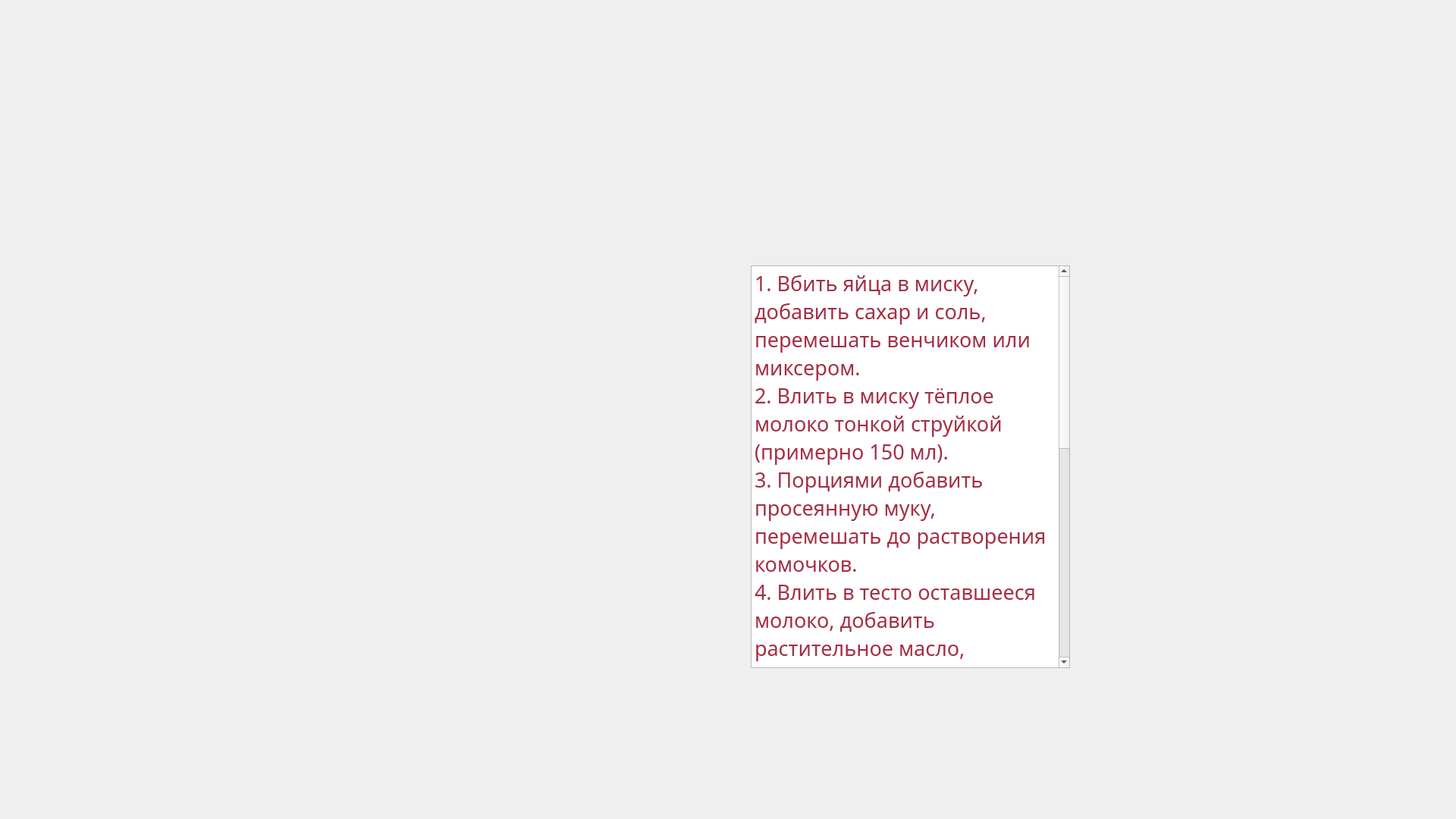
<?xml version="1.0" encoding="UTF-8"?>
<ui version="4.0">
 <class>Form</class>
 <widget class="QWidget" name="Form">
  <property name="geometry">
   <rect>
    <x>0</x>
    <y>0</y>
    <width>1920</width>
    <height>1080</height>
   </rect>
  </property>
  <property name="minimumSize">
   <size>
    <width>1920</width>
    <height>1080</height>
   </size>
  </property>
  <property name="maximumSize">
   <size>
    <width>1920</width>
    <height>1080</height>
   </size>
  </property>
  <property name="font">
   <font>
    <family>Epilepsy Sans</family>
   </font>
  </property>
  <property name="windowTitle">
   <string>Рецепт</string>
  </property>
  <widget class="QPushButton" name="exit_button">
   <property name="geometry">
    <rect>
     <x>1372</x>
     <y>140</y>
     <width>61</width>
     <height>51</height>
    </rect>
   </property>
   <property name="text">
    <string/>
   </property>
   <property name="flat">
    <bool>true</bool>
   </property>
  </widget>
  <widget class="QPlainTextEdit" name="plainTextEdit">
   <property name="geometry">
    <rect>
     <x>990</x>
     <y>350</y>
     <width>421</width>
     <height>531</height>
    </rect>
   </property>
   <property name="palette">
    <palette>
     <active>
      <colorrole role="Text">
       <brush brushstyle="SolidPattern">
        <color alpha="255">
         <red>165</red>
         <green>46</green>
         <blue>67</blue>
        </color>
       </brush>
      </colorrole>
     </active>
     <inactive>
      <colorrole role="Text">
       <brush brushstyle="SolidPattern">
        <color alpha="255">
         <red>165</red>
         <green>46</green>
         <blue>67</blue>
        </color>
       </brush>
      </colorrole>
     </inactive>
     <disabled>
      <colorrole role="Text">
       <brush brushstyle="SolidPattern">
        <color alpha="255">
         <red>120</red>
         <green>120</green>
         <blue>120</blue>
        </color>
       </brush>
      </colorrole>
     </disabled>
    </palette>
   </property>
   <property name="font">
    <font>
     <pointsize>20</pointsize>
    </font>
   </property>
   <property name="tabChangesFocus">
    <bool>false</bool>
   </property>
   <property name="readOnly">
    <bool>true</bool>
   </property>
   <property name="plainText">
    <string>1. Вбить яйца в миску, добавить сахар и соль, перемешать венчиком или миксером. 
2. Влить в миску тёплое молоко тонкой струйкой (примерно 150 мл).
3. Порциями добавить просеянную муку, перемешать до растворения комочков.
4. Влить в тесто оставшееся молоко, добавить растительное масло, перемешать.  
5. Оставить тесто на 10 минут при комнатной температуре.  
6. Сковороду разогреть, смазать маслом, налить половником тесто в центр и быстрыми движениями распределить по кругу. Жарить блин с одной стороны, пока края не подрумянятся.  
7. Перевернуть блин лопаткой и выпекать с обратной стороны до румяности.  
8. Готовые блины собирать в стопку</string>
   </property>
   <property name="centerOnScroll">
    <bool>false</bool>
   </property>
  </widget>
  <widget class="QLabel" name="label">
   <property name="geometry">
    <rect>
     <x>-6</x>
     <y>0</y>
     <width>1931</width>
     <height>1081</height>
    </rect>
   </property>
   <property name="text">
    <string/>
   </property>
   <property name="pixmap">
    <pixmap>pancakes with milk.png</pixmap>
   </property>
   <property name="scaledContents">
    <bool>true</bool>
   </property>
  </widget>
  <zorder>label</zorder>
  <zorder>exit_button</zorder>
  <zorder>plainTextEdit</zorder>
 </widget>
 <resources/>
 <connections/>
</ui>
